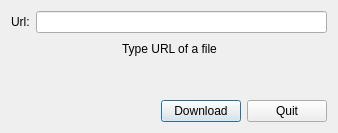
<?xml version="1.0" encoding="UTF-8"?>
<ui version="4.0">
 <class>HttpDownload</class>
 <widget class="QDialog" name="HttpDownload">
  <property name="geometry">
   <rect>
    <x>0</x>
    <y>0</y>
    <width>335</width>
    <height>133</height>
   </rect>
  </property>
  <property name="windowTitle">
   <string>HttpDownload</string>
  </property>
  <layout class="QGridLayout" name="gridLayout">
   <item row="0" column="0">
    <widget class="QLabel" name="urlLabel">
     <property name="text">
      <string>Url:</string>
     </property>
    </widget>
   </item>
   <item row="0" column="1">
    <widget class="QLineEdit" name="urlEdit"/>
   </item>
   <item row="1" column="0" colspan="2">
    <layout class="QHBoxLayout" name="horizontalLayout_2">
     <item>
      <spacer name="horizontalSpacer_2">
       <property name="orientation">
        <enum>Qt::Horizontal</enum>
       </property>
       <property name="sizeHint" stdset="0">
        <size>
         <width>40</width>
         <height>20</height>
        </size>
       </property>
      </spacer>
     </item>
     <item>
      <widget class="QLabel" name="statusLabel">
       <property name="text">
        <string>Type URL of a file</string>
       </property>
      </widget>
     </item>
     <item>
      <spacer name="horizontalSpacer_3">
       <property name="orientation">
        <enum>Qt::Horizontal</enum>
       </property>
       <property name="sizeHint" stdset="0">
        <size>
         <width>40</width>
         <height>20</height>
        </size>
       </property>
      </spacer>
     </item>
    </layout>
   </item>
   <item row="2" column="1">
    <spacer name="verticalSpacer">
     <property name="orientation">
      <enum>Qt::Vertical</enum>
     </property>
     <property name="sizeHint" stdset="0">
      <size>
       <width>291</width>
       <height>27</height>
      </size>
     </property>
    </spacer>
   </item>
   <item row="3" column="0" colspan="2">
    <layout class="QHBoxLayout" name="horizontalLayout_3">
     <item>
      <spacer name="horizontalSpacer">
       <property name="orientation">
        <enum>Qt::Horizontal</enum>
       </property>
       <property name="sizeHint" stdset="0">
        <size>
         <width>40</width>
         <height>20</height>
        </size>
       </property>
      </spacer>
     </item>
     <item>
      <widget class="QPushButton" name="downloadButton">
       <property name="text">
        <string>Download</string>
       </property>
      </widget>
     </item>
     <item>
      <widget class="QPushButton" name="quitButton">
       <property name="text">
        <string>Quit</string>
       </property>
      </widget>
     </item>
    </layout>
   </item>
  </layout>
 </widget>
 <layoutdefault spacing="6" margin="11"/>
 <resources/>
 <connections/>
</ui>
